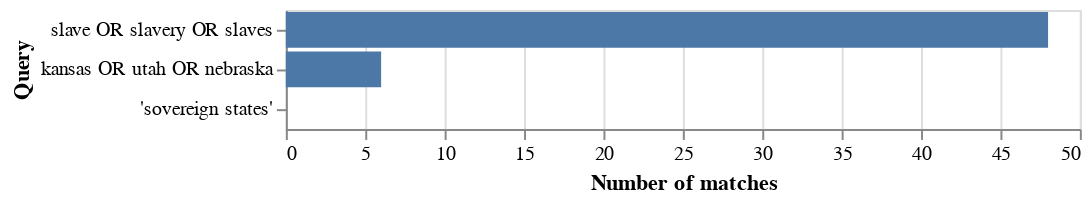

Source (notebook cell):
### Code cell
speech_corpuses.loc["Lincoln"].display_occurrence_count(queries)

### Figure 1 — Vega-Lite specification as saved in the notebook (floating-point values rounded to 4 significant figures)
{"config": {"view": {"continuousWidth": 400, "continuousHeight": 300}}, "data": {"values": [{"Query": "kansas OR utah OR nebraska", "Number of matches": 6}, {"Query": "slave OR slavery OR slaves", "Number of matches": 48}, {"Query": "'sovereign states'", "Number of matches": 0}]}, "mark": "bar", "encoding": {"x": {"type": "quantitative", "field": "Number of matches"}, "y": {"type": "nominal", "field": "Query", "sort": "-x"}}, "$schema": "https://vega.github.io/schema/vega-lite/v4.8.1.json"}
